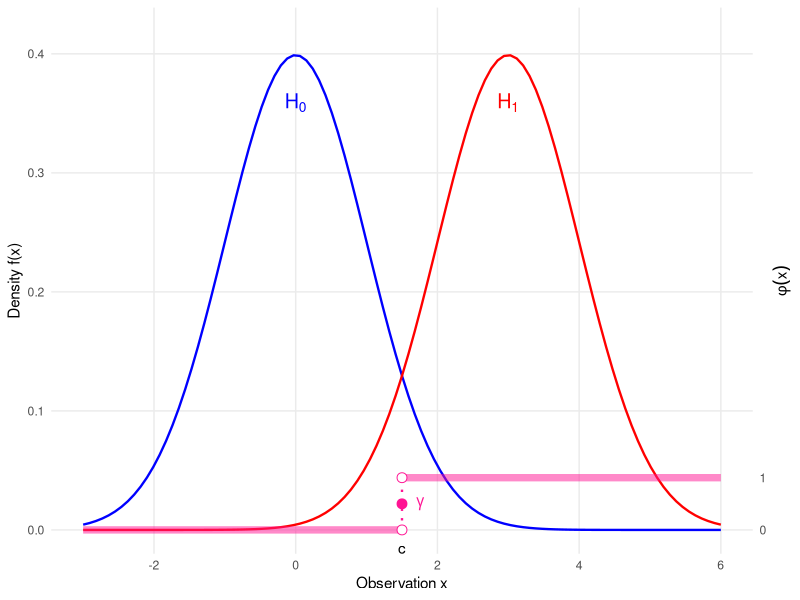
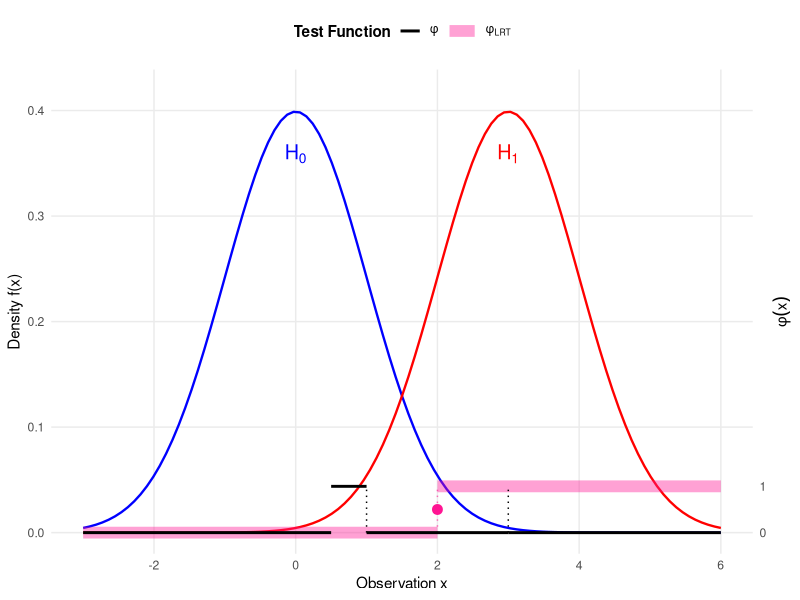
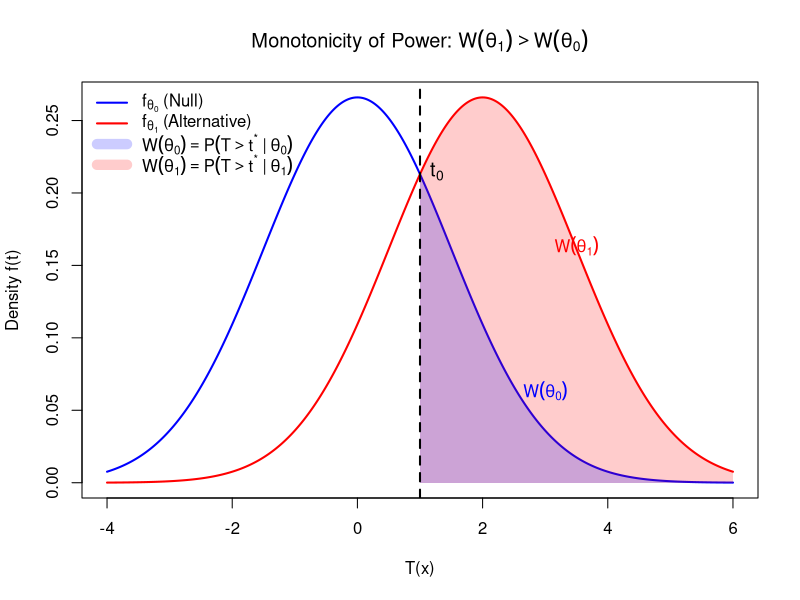
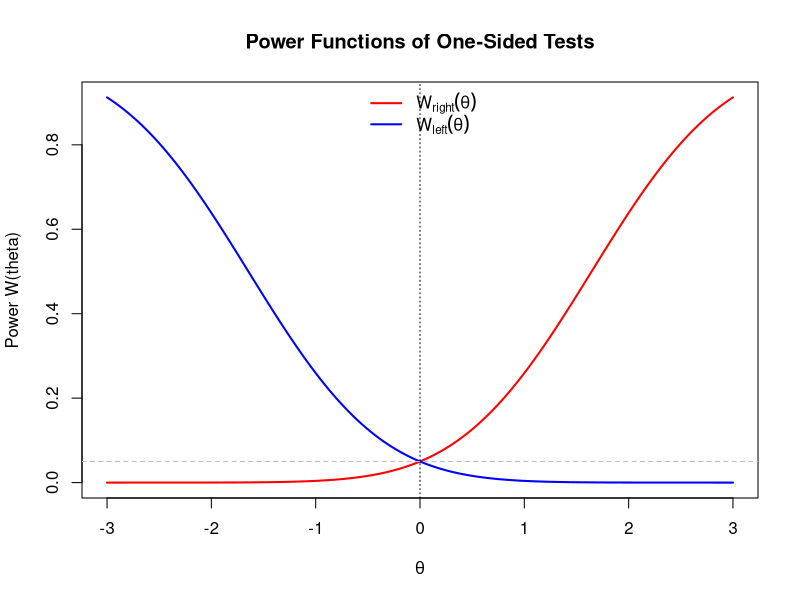
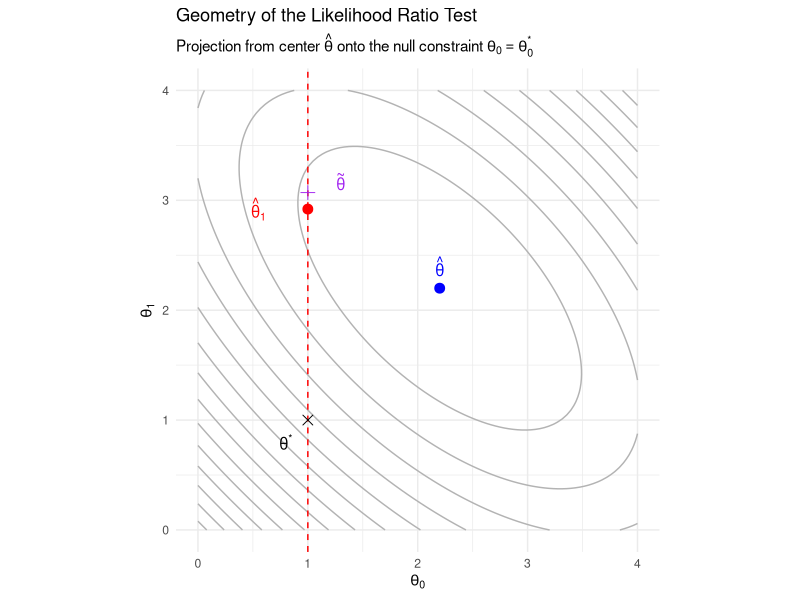
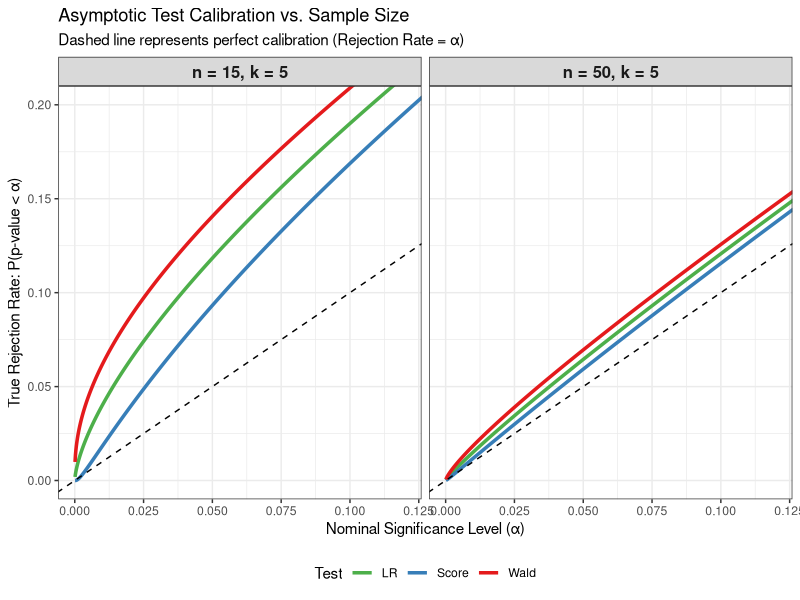

These charts were generated, in order, by the following R code:
## ---- chunk 1
#| label: fig-test-function-size-power
#| fig-cap: "Illustration of a Test Function $\\phi(x)$ (Pink) relative to Size ($H_0$, Blue) and Power ($H_1$, Red)."
#| fig-width: 7
#| fig-height: 5

library(ggplot2)

# 1. Define Parameters
mu0 <- 0
mu1 <- 3
sigma <- 1
c_val <- 1.5      # Critical value
gamma_val <- 0.5  # Randomization constant

# 2. Scaling Constants
max_dens <- dnorm(mu0, mean = mu0, sd = sigma)
y_limit <- max_dens * 1.1
phi_scale <- 0.1 * y_limit

# 3. Define the Test Function phi(x) (Single Test)
# Step function: 0 -> 1 at c_val
df_phi <- data.frame(
  x_start = c(-3, c_val),
  x_end   = c(c_val, 6),
  y_start = c(0, phi_scale),
  y_end   = c(0, phi_scale)
)

ggplot() +
  # --- Layer 1: Densities (Solid Lines, No Fill) ---
  
  # H0: Normal(0, 1) - Blue (Cool)
  stat_function(fun = dnorm, args = list(mean = mu0, sd = sigma), 
                color = "blue", size = 0.8) +
  
  # H1: Normal(3, 1) - Red (Hot)
  stat_function(fun = dnorm, args = list(mean = mu1, sd = sigma), 
                color = "red", size = 0.8) +

  # --- Layer 2: Test Function phi(x) (Thick Pink Line) ---
  
  # The horizontal segments
  geom_segment(data = df_phi, 
               aes(x = x_start, xend = x_end, y = y_start, yend = y_end), 
               color = "deeppink", size = 2.5, alpha = 0.5) +
  
  # The vertical threshold line
  geom_segment(aes(x = c_val, xend = c_val, y = 0, yend = phi_scale), 
               linetype = "dotted", color = "deeppink", size = 0.8) +
  
  # Points at discontinuity
  geom_point(aes(x = c_val, y = gamma_val * phi_scale), 
             color = "deeppink", size = 3) + 
  geom_point(aes(x = c_val, y = 0), size = 3, shape = 21, fill = "white", color = "deeppink") +
  geom_point(aes(x = c_val, y = phi_scale), size = 3, shape = 21, fill = "white", color = "deeppink") +

  # --- Layer 3: Annotations ---
  
  # Gamma label
  annotate("text", x = c_val + 0.2, y = gamma_val * phi_scale, 
           label = expression(gamma), hjust = 0, fontface = "bold", color = "deeppink") +
  
  # H0 / H1 Labels
  annotate("text", x = mu0, y = max_dens * 0.9, 
           label = expression(H[0]), color = "blue", size = 5) +
  annotate("text", x = mu1, y = max_dens * 0.9, 
           label = expression(H[1]), color = "red", size = 5) +
  
  # Critical Value Label
  annotate("text", x = c_val, y = -0.01, label = "c", vjust = 1) +

  # --- Layer 4: Scales ---
  scale_y_continuous(
    name = "Density f(x)",
    limits = c(-0.02, y_limit),
    expand = c(0, 0),
    
    # Secondary Axis for phi
    sec.axis = sec_axis(~ . / phi_scale, 
                        name = expression(phi(x)),
                        breaks = c(0, 1))
  ) +
  scale_x_continuous(name = "Observation x", limits = c(-3, 6)) +
  
  theme_minimal() +
  theme(
    axis.title.y.right = element_text(angle = 90, vjust = 0.5),
    panel.grid.minor = element_blank()
  )
## ---- chunk 2
#| label: fig-NPlemma-proof
#| fig-cap: "Visualizing the NP Lemma. The thick, transparent pink line is $\\phi_{\text{LRT}}$. The thin solid black line is $\\phi$. Overlap is visible as a black line inside pink."
#| fig-width: 7
#| fig-height: 5

library(ggplot2)

# 1. Define Parameters
mu0 <- 0
mu1 <- 3
sigma <- 1
c_lrt <- 2
gamma_val <- 0.5

# Scaling constants
max_dens <- dnorm(mu0, mean = mu0, sd = sigma)
y_limit <- max_dens * 1.1
phi_scale <- 0.1 * y_limit

# 2. Define Test Functions Data
df_lrt <- data.frame(
  x_start = c(-3, c_lrt),
  x_end   = c(c_lrt, 6),
  y_val   = c(0, phi_scale),
  Test    = "phi[LRT]" 
)

df_other <- data.frame(
  x_start = c(-3, 0.5, 1, 3),
  x_end   = c(0.5, 1, 3,6),
  y_val   = c(0, phi_scale, 0, 0),
  Test    = "phi"
)

ggplot() +
  # --- Layer 1: Densities (Solid Lines, No Fill) ---
  stat_function(fun = dnorm, args = list(mean = mu0, sd = sigma), 
                color = "blue", size = 0.8) +
  stat_function(fun = dnorm, args = list(mean = mu1, sd = sigma), 
                color = "red", size = 0.8) +

  # --- Layer 2: Test Functions (Segments) ---
  
  # 2a. LRT Segments (Thick, Transparent Pink)
  geom_segment(data = df_lrt,
               aes(x = x_start, xend = x_end, 
                   y = y_val, yend = y_val, 
                   color = Test, linetype = Test, size = Test),
               alpha = 0.4) + 
  
  # Vertical connector for LRT
  geom_segment(aes(x = c_lrt, xend = c_lrt, y = 0, yend = phi_scale),
               color = "deeppink", linetype = "dotted", size = 0.5, alpha = 0.6) +

  # 2b. Other Test Segments (Thin Black Opaque)
  geom_segment(data = df_other,
               aes(x = x_start, xend = x_end, 
                   y = y_val, yend = y_val, 
                   color = Test, linetype = Test, size = Test)) +
  
  # Vertical connectors for Other Test
  geom_segment(aes(x = 1, xend = 1, y = 0, yend = phi_scale),
               color = "black", linetype = "dotted", size = 0.5) +
  geom_segment(aes(x = 3, xend = 3, y = 0, yend = phi_scale),
               color = "black", linetype = "dotted", size = 0.5) +

  # --- Layer 3: Annotations ---
  # LRT Gamma Point (Pink)
  geom_point(aes(x = c_lrt, y = gamma_val * phi_scale), 
             color = "deeppink", size = 3) +
  
  # Density Labels
  annotate("text", x = mu0, y = max_dens * 0.9, 
           label = expression(H[0]), color = "blue", size = 5) +
  annotate("text", x = mu1, y = max_dens * 0.9, 
           label = expression(H[1]), color = "red", size = 5) +

  # --- Layer 4: Scales and Legend ---
  scale_y_continuous(
    name = "Density f(x)", limits = c(-0.02, y_limit), expand = c(0, 0),
    sec.axis = sec_axis(~ . / phi_scale, name = expression(phi(x)), breaks = c(0, 1))
  ) +
  scale_x_continuous(name = "Observation x", limits = c(-3, 6)) +
  
  # Manual Legend Controls (FIXED using named vectors for labels)
  scale_color_manual(name = "Test Function",
                     values = c("phi[LRT]" = "deeppink", "phi" = "black"),
                     labels = c("phi[LRT]" = expression(phi[LRT]), "phi" = expression(phi))) +
  scale_linetype_manual(name = "Test Function",
                        values = c("phi[LRT]" = "solid", "phi" = "solid"),
                        labels = c("phi[LRT]" = expression(phi[LRT]), "phi" = expression(phi))) +
  scale_size_manual(name = "Test Function",
                    values = c("phi[LRT]" = 4,   # Extra Thick
                               "phi" = 1), # Thin
                    labels = c("phi[LRT]" = expression(phi[LRT]), "phi" = expression(phi))) +
  
  theme_minimal() +
  theme(
    legend.position = "top",
    legend.title = element_text(face = "bold"),
    axis.title.y.right = element_text(angle = 90, vjust = 0.5),
    panel.grid.minor = element_blank()
  )
  
## ---- chunk 3
#| label: fig-monotone-power-MLR
#| echo: false
#| fig-cap: "Visualizing Monotonicity of Power Function $W(\\theta)$ for MLR Distributions"

# Parameters
mu0 <- 0   # Corresponds to theta_0
mu1 <- 2   # Corresponds to theta_1 (where theta_1 > theta_0)
sigma <- 1.5
t0 <- 1.0

# Grid
x <- seq(-4, 6, length.out = 500)
f0 <- dnorm(x, mean = mu0, sd = sigma)
f1 <- dnorm(x, mean = mu1, sd = sigma)

# Calculate exact densities at threshold t0 for polygon closing
y0_t0 <- dnorm(t0, mean = mu0, sd = sigma)
y1_t0 <- dnorm(t0, mean = mu1, sd = sigma)

# Plotting
plot(x, f0, type = "l", col = "blue", lwd = 2, 
     ylab = "Density f(t)", xlab = "T(x)", 
     main = expression(paste("Monotonicity of Power: ", W(theta[1]) > W(theta[0]))))
lines(x, f1, col = "red", lwd = 2)

# Define the domain for the tails (t > t0)
idx_tail <- x > t0
x_poly <- c(t0, t0, x[idx_tail], max(x))

# Shading W(theta_1) - The red tail
# Corresponds to the Alternative theta_1
y_poly1 <- c(0, y1_t0, f1[idx_tail], 0)
polygon(x_poly, y_poly1, 
        col = rgb(1, 0, 0, 0.2), border = NA)

# Shading W(theta_0) - The blue tail
# Corresponds to the Null theta_0
y_poly0 <- c(0, y0_t0, f0[idx_tail], 0)
polygon(x_poly, y_poly0, 
        col = rgb(0, 0, 1, 0.2), border = NA)

# Add Threshold Line
abline(v = t0, col = "black", lwd = 2, lty = 2)
# Legend
legend("topleft", 
       legend = c(expression(f[theta[0]] ~ "(Null)"), 
                  expression(f[theta[1]] ~ "(Alternative)"), 
                  expression(W(theta[0]) == P(T > t^"*" ~ "|" ~ theta[0])), 
                  expression(W(theta[1]) == P(T > t^"*" ~ "|" ~ theta[1]))),
       col = c("blue", "red", rgb(0, 0, 1, 0.2), rgb(1, 0, 0, 0.2)), 
       lwd = c(2, 2, 10, 10), bty = "n")
text(t0, max(f0)*0.8, expression(t[0]), pos = 4, col = "black", cex = 1.2)

# Annotations pointing to the areas
text(3, 0.05, expression(W(theta[0])), col = "blue", pos = 3)
text(3.5, 0.15, expression(W(theta[1])), col = "red", pos = 3)
## ---- chunk 4
#| label: fig-two-powers-normal
#| echo: false
#| fig-height: 4
#| fig-width: 6
#| fig-cap: Illustration of Non-existence of UMP Tests for Two-sided Tests
theta <- seq(-3, 3, length.out=200)
power_right <- 1 - pnorm(1.645 - theta) 
power_left <- pnorm(-1.645 - theta)

plot(theta, power_right, type='l', col='red', lwd=2, 
   ylab="Power W(theta)", xlab=expression(theta),
   main="Power Functions of One-Sided Tests")
lines(theta, power_left, col='blue', lwd=2)
abline(h=0.05, lty=2, col="gray")
abline(v=0, lty=3)
legend("top", legend=c(expression(W[right](theta)), expression(W[left](theta))), 
      col=c("red", "blue"), lwd=2, bty="n")
## ---- chunk 5
#| label: fig-lrt-geometry
#| fig-cap: "The geometry of restricted optimization. Blue dot is the unrestricted MLE (center). The red dot represents the projected nuisance parameter center on the null line. The purple cross is the restricted MLE."
library(ggplot2)

# 1. Setup parameters and Fisher Information
theta_hat <- c(2.2, 2.2)      # The Peak (Unrestricted MLE center)
theta_star <- c(1.0, 1.0)     # Hypothesized true value 
I <- matrix(c(1, 0.6, 0.6, 1), nrow = 2) # Curvature

# 2. Calculate the geometric center hat(theta)_{1, Sigma}
# Starting from the center hat(theta)_1, we adjust by the displacement in theta_0
delta_theta_0 <- theta_star[1] - theta_hat[1]
theta_hat_1_Sigma <- theta_hat[2] - (1/I[2,2]) * I[2,1] * delta_theta_0
p_projected <- c(theta_star[1], theta_hat_1_Sigma)

# 3. Create tilde(theta)_1 by adding small non-quadratic jitter to the projected center
set.seed(42)
theta_tilde <- c(theta_star[1], theta_hat_1_Sigma + 0.15) 

# 4. Generate grid for quadratic log-likelihood contours centered at theta_hat
grid_vals <- seq(0, 4, length.out = 100)
grid <- expand.grid(theta0 = grid_vals, theta1 = grid_vals)
grid$z <- apply(grid, 1, function(p) {
  diff <- p - theta_hat
  -0.5 * t(diff) %*% I %*% diff
})

# 5. Plot
ggplot(grid, aes(x = theta0, y = theta1)) +
  geom_contour(aes(z = z), bins = 15, color = "gray70") +
  geom_vline(xintercept = theta_star[1], linetype = "dashed", color = "red") +
  # Unrestricted MLE (The Center)
  annotate("point", x = theta_hat[1], y = theta_hat[2], color = "blue", size = 3) +
  annotate("text", x = theta_hat[1], y = theta_hat[2] + 0.2, 
           label = "hat(theta)", parse = TRUE, color = "blue") +
  # Projected Nuisance Center (hat(theta)_{1, Sigma}) - Now mathematically exact
  annotate("point", x = p_projected[1], y = p_projected[2], color = "red", size = 3) +
  annotate("text", x = p_projected[1] - 0.45, y = p_projected[2], 
           label = "hat(theta)[1, Sigma]", parse = TRUE, color = "red") +
  # Restricted MLE (tilde(theta))
  annotate("point", x = theta_tilde[1], y = theta_tilde[2], color = "purple", shape = 3, size = 3) +
  annotate("text", x = theta_tilde[1] + 0.3, y = theta_tilde[2] + 0.1, 
           label = "tilde(theta)", parse = TRUE, color = "purple") +
  # Hypothesized Point (theta^*)
  annotate("point", x = theta_star[1], y = theta_star[2], color = "black", shape = 4, size = 3) +
  annotate("text", x = theta_star[1] - 0.2, y = theta_star[2] - 0.2, 
           label = "theta^'*'", parse = TRUE) +
  labs(title = "Geometry of the Likelihood Ratio Test",
       subtitle = expression(paste("Projection from center ", hat(theta), " onto the null constraint ", theta[0] == theta[0]^"*")),
       x = expression(theta[0]), y = expression(theta[1])) +
  theme_minimal() + 
  coord_fixed()
## ---- chunk 6
#| label: fig-calibration-tuning
#| fig-cap: "Exact Analytical CDFs of Asymptotic P-values"
#| warning: false
#| fig-width: 12
#| fig-height: 6

library(ggplot2)
library(dplyr)

# --- Tuning Parameters ---
n1 <- 15    # Small sample size for Plot 1
n2 <- 50  # Large sample size for Plot 2
k_val <- 5  # Number of parameters (constant for comparison)
q_val <- 1  # Number of restrictions (constant for comparison)
# -------------------------

generate_calibration_data <- function(n, k, q) {
  alpha_seq <- seq(0.0001, 0.15, length.out = 1000)
  c_alpha <- qchisq(1 - alpha_seq, df = q)
  
  # Wald: 1 - F_W(c_alpha)
  F_val_W <- ((n - k) / (n * q)) * c_alpha
  cdf_W <- 1 - pf(F_val_W, df1 = q, df2 = n - k)
  
  # LR: 1 - F_LR(c_alpha)
  F_val_LR <- ((n - k) / q) * (exp(c_alpha / n) - 1)
  cdf_LR <- 1 - pf(F_val_LR, df1 = q, df2 = n - k)
  
  # Score: 1 - F_S(c_alpha)
  F_val_S <- ifelse(c_alpha < n, (c_alpha * (n - k)) / (q * (n - c_alpha)), Inf)
  cdf_S <- 1 - pf(F_val_S, df1 = q, df2 = n - k)
  
  data.frame(
    Alpha = rep(alpha_seq, 3),
    Rejection_Prob = c(cdf_W, cdf_LR, cdf_S),
    Test = factor(rep(c("Wald", "LR", "Score"), each = length(alpha_seq))),
    n = n,
    k = k
  ) |>
    mutate(Label = paste0("n = ", n, ", k = ", k))
}

# Create combined dataset based on tuning parameters
plot_data <- rbind(
  generate_calibration_data(n = n1, k = k_val, q = q_val),
  generate_calibration_data(n = n2, k = k_val, q = q_val)
)

# Fix factor levels for side-by-side ordering
plot_data$Label <- factor(plot_data$Label, levels = unique(plot_data$Label))

ggplot(plot_data, aes(x = Alpha, y = Rejection_Prob, color = Test)) +
  geom_line(linewidth = 1.2) +
  geom_abline(slope = 1, intercept = 0, linetype = "dashed", color = "black") +
  facet_wrap(~ Label) +
  scale_color_manual(values = c("Wald" = "#E41A1C", "LR" = "#4DAF4A", "Score" = "#377EB8")) +
  coord_cartesian(xlim = c(0, 0.12), ylim = c(0, 0.20)) +
  labs(
    x = "Nominal Significance Level (\u03b1)",
    y = "True Rejection Rate: P(p-value < \u03b1)",
    title = "Asymptotic Test Calibration vs. Sample Size",
    subtitle = "Dashed line represents perfect calibration (Rejection Rate = \u03b1)"
  ) +
  theme_bw() +
  theme(
    legend.position = "bottom",
    strip.text = element_text(size = 12, face = "bold")
  )
